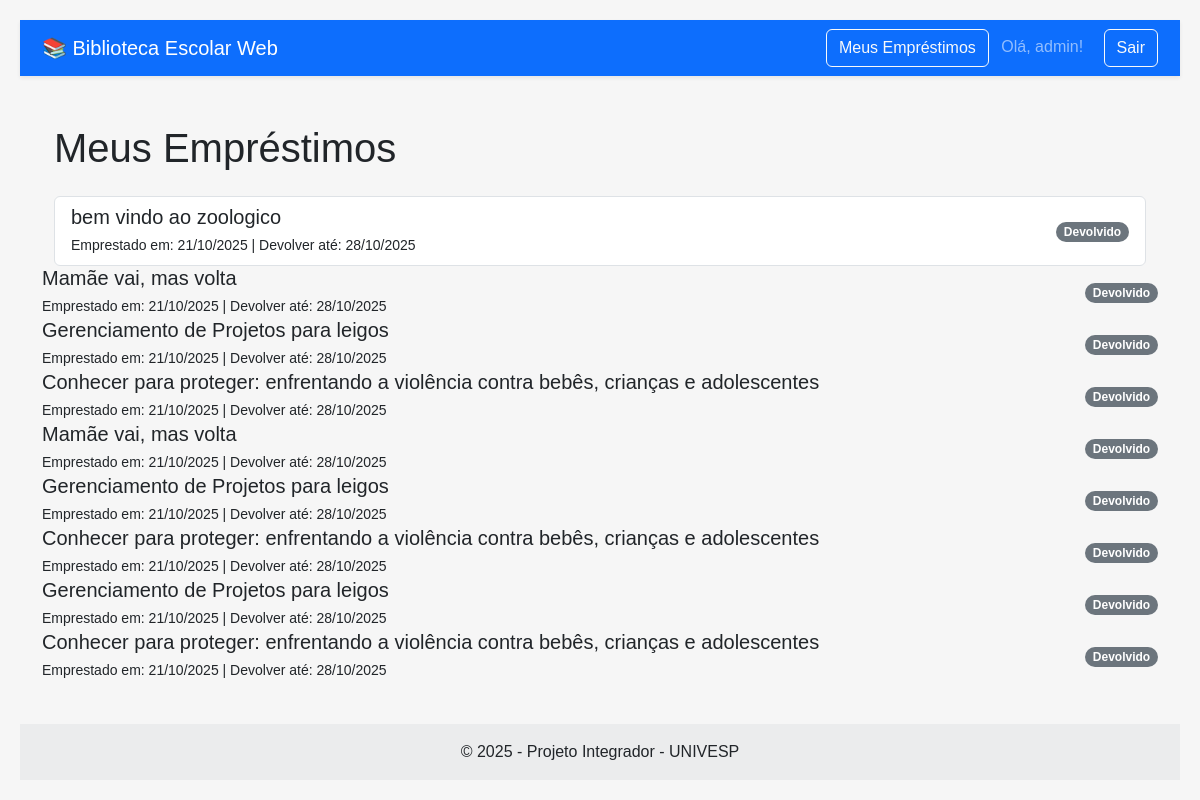
The page /meus-emprestimos/ (signed in) on the database its author committed.
### acervo/models.py (models this page shows, shortened)
class Emprestimo(models.Model):
    usuario = models.ForeignKey(User, on_delete=models.CASCADE, verbose_name="Usuário")
    livro = models.ForeignKey(Livro, on_delete=models.CASCADE, verbose_name="Livro")
    data_emprestimo = models.DateTimeField(default=timezone.now, verbose_name="Data de Empréstimo")
    data_devolucao = models.DateTimeField(default=timezone.now() + timedelta(days=7), verbose_name="Data de Devolução")
    devolvido = models.BooleanField(default=False, verbose_name="Devolvido")
    class Meta:
        verbose_name = "Empréstimo"
        verbose_name_plural = "Empréstimos"

class Livro(models.Model):
    titulo = models.CharField(max_length=200, verbose_name="Título")
    autor = models.CharField(max_length=100, verbose_name="Autor")
    genero = models.CharField(max_length=50, verbose_name="Gênero")
    ano_publicacao = models.IntegerField(verbose_name="Ano de Publicação")
    class Meta:
        verbose_name = "Livro"
        verbose_name_plural = "Livros"

### acervo/views.py (the view)
# urls.py: path('meus-emprestimos/', views.meus_emprestimos, name='meus_emprestimos'),
@login_required
def meus_emprestimos(request):
    emprestimos = Emprestimo.objects.filter(usuario=request.user).order_by('-data_emprestimo')
    contexto = {
        'emprestimos': emprestimos
    }
    return render(request, 'acervo/meus_emprestimos.html', contexto)

### acervo/templates/acervo/meus_emprestimos.html (shortened to what this page needs)
{% extends 'base.html' %}
{% block content %}
<div class="container mt-4">
  <h1 class="mb-4">Meus Empréstimos</h1>
  {% if emprestimos %}
    <div class="list-group">
      {% for emprestimo in emprestimos %}
        <div class="list-group-item d-flex justify-content-between align-items-center">
          <div>
            <h5 class="mb-1">{{ emprestimo.livro.titulo }}</h5>
            <small>Emprestado em: {{ emprestimo.data_emprestimo|date:"d/m/Y" }} | Devolver até: {{ emprestimo.data_devolucao|date:"d/m/Y" }}</small>
          </div>
          <div>
            {% if emprestimo.devolvido %}
              <span class="badge bg-secondary rounded-pill">Devolvido</span>
            {% else %}
                <form method="POST" action="{% url 'devolver_livro' emprestimo.id %}" class="d-inline">
                {% csrf_token %}
                <button type="submit" class="btn btn-warning btn-sm">Devolver</button>
              </form>
            {% endif %}
          </div>
        </div>
     </div>
        </div>
      {% endfor %}
  {% else %}
    <div class="alert alert-info" role="alert">
      Você ainda não pegou nenhum livro emprestado. Explore nosso <a href="{% url 'index' %}" class="alert-link">acervo</a>!
    </div>
  {% endif %}
{% endblock %}

### templates/base.html (shortened to what this page needs)
{% load static %}
<!DOCTYPE html>
<html lang="pt-br">
<head>
  <link href="https://cdn.jsdelivr.net/npm/bootstrap@5.3.3/dist/css/bootstrap.min.css" rel="stylesheet">
  <link rel="stylesheet" href="{% static 'css/style.css' %}">
</head>
<body class="d-flex flex-column min-vh-100">
<nav class="navbar navbar-expand-lg navbar-dark bg-primary shadow-sm">
    <div class="container">
      <a class="navbar-brand" href="{% url 'index' %}">
        📚 Biblioteca Escolar Web
      </a>
      <div class="ms-auto">
        {% if user.is_authenticated %}
          <a href="{% url 'meus_emprestimos' %}" class="btn btn-outline-light me-2">Meus Empréstimos</a>
          <span class="navbar-text me-3">
            Olá, {{ user.username }}!
          </span>
          <form action="{% url 'logout' %}" method="post" class="d-inline">
            <button type="submit" class="btn btn-outline-light">Sair</button>
          </form>
        {% else %}
          <a href="{% url 'login' %}" class="btn btn-outline-light">Login</a>
        {% endif %}
      </div>
    </div>
  </nav>
  <main class="container mt-4 flex-grow-1">
    {% block content %}{% endblock %}
  </main>
  <footer class="bg-light text-center text-lg-start mt-auto">
    <div class="text-center p-3" style="background-color: rgba(0, 0, 0, 0.05);">
      © 2025 - Projeto Integrador - UNIVESP
    </div>
  </footer>
</body>
</html>

### acervo/static/css/style.css (style rules this page uses)
body { font-family: Arial, sans-serif; margin: 0; padding: 20px; background-color: #f6f6f6; }
form { margin: 20px 0; }
button { padding: 10px 15px; background-color: #004080; color: white; border: none; border-radius: 4px; cursor: pointer; }

### rows shown on the page
Emprestimo: livro.titulo "bem vindo ao zoologico", data_emprestimo "21/10/2025", data_devolucao "28/10/2025", devolvido "Devolvido"
Emprestimo: livro.titulo "Mamãe vai, mas volta", data_emprestimo "21/10/2025", data_devolucao "28/10/2025", devolvido "Devolvido"
Emprestimo: livro.titulo "Gerenciamento de Projetos para leigos", data_emprestimo "21/10/2025", data_devolucao "28/10/2025", devolvido "Devolvido"
Emprestimo: livro.titulo "Conhecer para proteger: enfrentando a violência contra bebês, crianças e adolescentes", data_emprestimo "21/10/2025", data_devolucao "28/10/2025", devolvido "Devolvido"
Emprestimo: livro.titulo "Mamãe vai, mas volta", data_emprestimo "21/10/2025", data_devolucao "28/10/2025", devolvido "Devolvido"
Emprestimo: livro.titulo "Gerenciamento de Projetos para leigos", data_emprestimo "21/10/2025", data_devolucao "28/10/2025", devolvido "Devolvido"
Emprestimo: livro.titulo "Conhecer para proteger: enfrentando a violência contra bebês, crianças e adolescentes", data_emprestimo "21/10/2025", data_devolucao "28/10/2025", devolvido "Devolvido"
Emprestimo: livro.titulo "Gerenciamento de Projetos para leigos", data_emprestimo "21/10/2025", data_devolucao "28/10/2025", devolvido "Devolvido"
Emprestimo: livro.titulo "Conhecer para proteger: enfrentando a violência contra bebês, crianças e adolescentes", data_emprestimo "21/10/2025", data_devolucao "28/10/2025", devolvido "Devolvido"

### other values the page prints
{{ user.username }} "admin"
